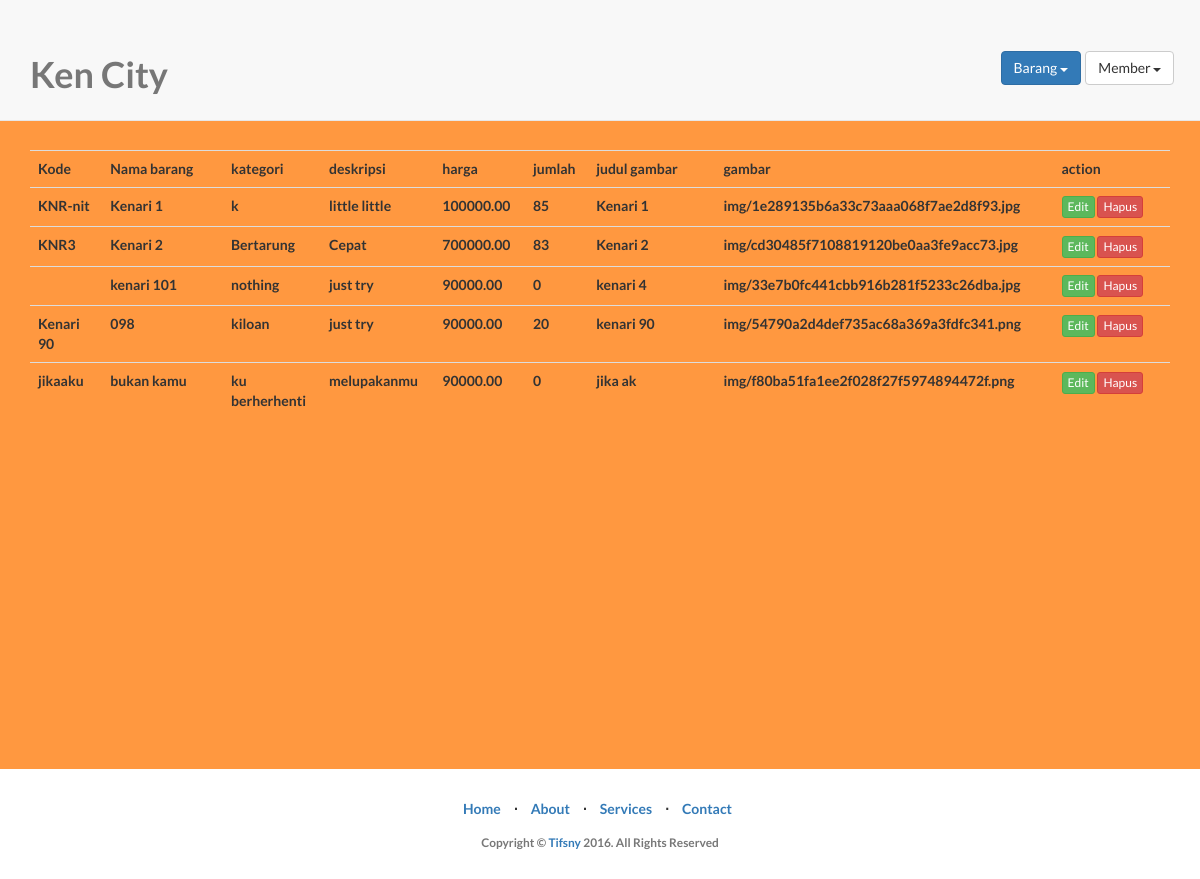
/index.php?pg=tabelBarang (signed in), run on an earlier commit of the app's database.
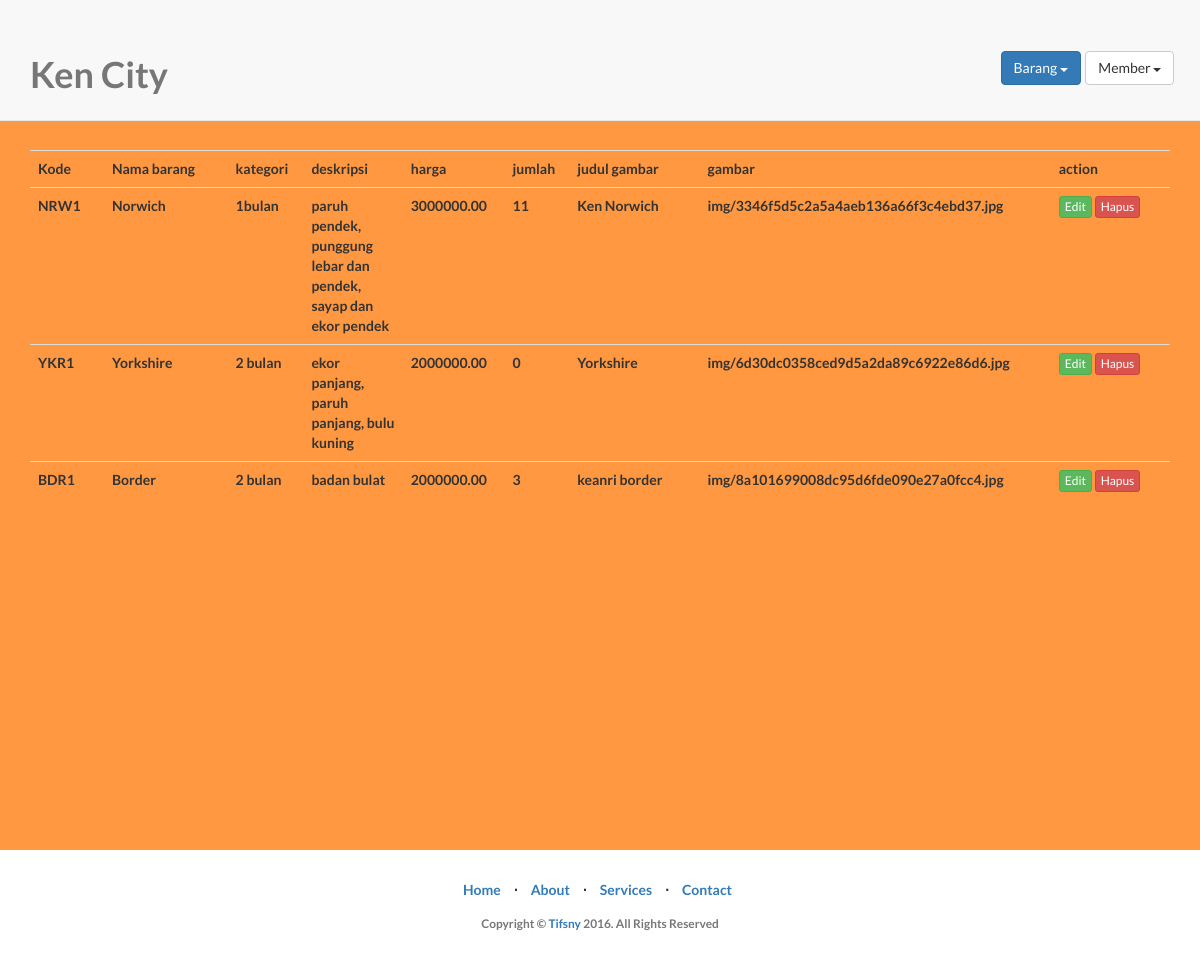
And on a later commit of the database.
### tables this page shows
CREATE TABLE IF NOT EXISTS `barang` (
  `barang_kode` varchar(10) NOT NULL,
  `kd_brg` int(5) NOT NULL AUTO_INCREMENT,
  `nama_brg` varchar(50) NOT NULL,
  `kategori` varchar(50) NOT NULL,
  `deskripsi` tinytext NOT NULL,
  `harga` decimal(10,2) NOT NULL,
  `jumlah` int(10) NOT NULL,
  `diskon` int(10) NOT NULL,
  `judul_gambar` varchar(225) NOT NULL,
  `gambar` varchar(225) NOT NULL,
  `barang_tanggal` timestamp NOT NULL DEFAULT CURRENT_TIMESTAMP ON UPDATE CURRENT_TIMESTAMP,
  PRIMARY KEY (`kd_brg`)
);

### pages/pagesAdmin/tabelBarang.php (the view)
<br/>
<br/>
<br/>
<?php
$tampil=mysql_query("select * from barang");
?>
<br>
<br><center>
  <table width="739" class="table">
    <tr class="block">
    <td width="67">Kode</td>
    <td width="112">Nama barang</td>
    <td width="49">kategori</td>
    <td width="90">deskripsi</td>
    <td width="45">harga</td>
    <td width="45">jumlah</td>
    <td width="118">judul gambar</td>
    <td width="65">gambar</td>
    <td width="108">action</td>
  </tr>
  <?php
  while ($hasil=mysql_fetch_array($tampil)){?>
  <tr>
    <td><?php print"$hasil[barang_kode]"?></td>
    <td><?php print"$hasil[nama_brg]"?></td>
    <td><?php print"$hasil[kategori]"?></td>
    <td><?php print"$hasil[deskripsi]"?></td>
    <td><?php print"$hasil[harga]"?></td>
    <td><?php print"$hasil[jumlah]"?></td>
    <td><?php print"$hasil[judul_gambar]" ?></td>
    <td><?php print"$hasil[gambar]" ?></td>
    <td><a href="index.php?pg=editBarang&kd_brg=<?php echo $hasil['kd_brg']; ?>"class="btn btn-primary btn-xs btn-success" >Edit</a></button>
        <a href="index.php?pg=hapusBarang&kd_brg=<?php echo $hasil['kd_brg']; ?>" class="btn btn-primary btn-xs btn-danger">Hapus</a></button>
  </tr>
  <?php } ?>
</table></center>
<br>
<br>
<br>
<br>
<br>
<br>
<br>
<br>
<br>
<br>
<br>
<br>
<br><br>

What changed in the data, as far as the page shows it:
removed barang: barang_kode "KNR-nit", nama_brg "Kenari 1", kategori "k", deskripsi "little little", harga "100000.00", jumlah "85", judul_gambar "Kenari 1", gambar "img/1e289135b6a33c73aaa068f7ae2d8f93.jpg"
removed barang: barang_kode "KNR3", nama_brg "Kenari 2", kategori "Bertarung", deskripsi "Cepat", harga "700000.00", jumlah "83", judul_gambar "Kenari 2", gambar "img/cd30485f7108819120be0aa3fe9acc73.jpg"
removed barang: nama_brg "kenari 101", kategori "nothing", deskripsi "just try", harga "90000.00", jumlah "0", judul_gambar "kenari 4", gambar "img/33e7b0fc441cbb916b281f5233c26dba.jpg"
removed barang: barang_kode "Kenari 90", nama_brg "098", kategori "kiloan", deskripsi "just try", harga "90000.00", jumlah "20", judul_gambar "kenari 90", gambar "img/54790a2d4def735ac68a369a3fdfc341.png"
removed barang: barang_kode "jikaaku", nama_brg "bukan kamu", kategori "ku berherhenti", deskripsi "melupakanmu", harga "90000.00", jumlah "0", judul_gambar "jika ak", gambar "img/f80ba51fa1ee2f028f27f5974894472f.png"
added barang: barang_kode "NRW1", nama_brg "Norwich", kategori "1bulan", deskripsi "paruh pendek, punggung lebar dan pendek, sayap dan ekor pendek", harga "3000000.00", jumlah "11", judul_gambar "Ken Norwich", gambar "img/3346f5d5c2a5a4aeb136a66f3c4ebd37.jpg"
added barang: barang_kode "YKR1", nama_brg "Yorkshire", kategori "2 bulan", deskripsi "ekor panjang, paruh panjang, bulu kuning", harga "2000000.00", jumlah "0", judul_gambar "Yorkshire", gambar "img/6d30dc0358ced9d5a2da89c6922e86d6.jpg"
added barang: barang_kode "BDR1", nama_brg "Border", kategori "2 bulan", deskripsi "badan bulat", harga "2000000.00", jumlah "3", judul_gambar "keanri border", gambar "img/8a101699008dc95d6fde090e27a0fcc4.jpg"
